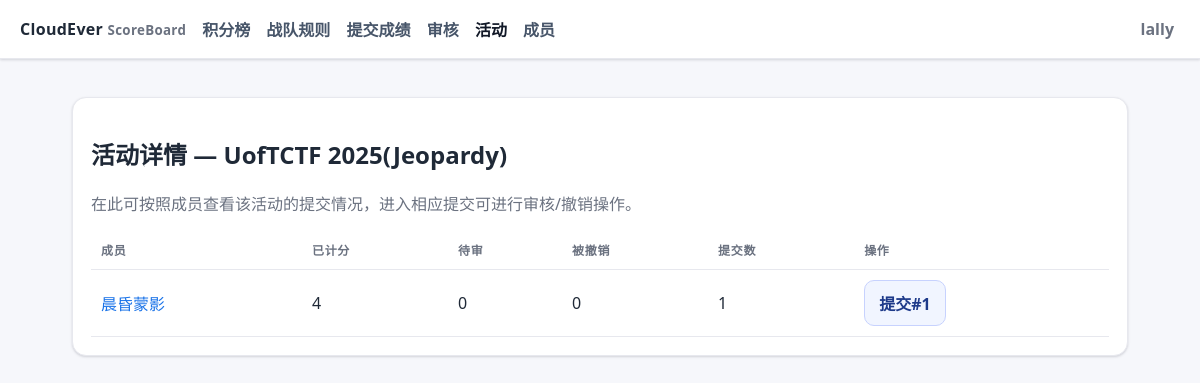
The app's page /admin/events/1 (signed in) with its own data.
### ceboard/models.py (models this page shows)
class User(Base):
    __tablename__ = "users"
    id = Column(Integer, primary_key=True)
    username = Column(String, unique=True, nullable=False)
    password_hash = Column(String, nullable=False)
    role = Column(String, default="member")  # 'admin' | 'reviewer' | 'member'
    team_type = Column(String, default="sub")  # 'main' or 'sub'
    is_active = Column(Boolean, default=True)
    is_deleted = Column(Boolean, default=False)
    avatar_filename = Column(String, nullable=True)
    submissions = relationship("Submission", back_populates="user")

class Event(Base):
    __tablename__ = "events"
    id = Column(Integer, primary_key=True)
    name = Column(String, nullable=False)
    start_time = Column(DateTime(timezone=True))
    end_time = Column(DateTime(timezone=True))
    weight = Column(Float, default=1.0)
    is_reproduction = Column(Boolean, default=False)
    is_active = Column(Boolean, default=True)
    allow_wp_only = Column(Boolean, default=False)  # 允许仅提交WP，由管理员在审核时手动给分
    is_deleted = Column(Boolean, default=False)
    event_type_id = Column(Integer, ForeignKey("event_types.id"), nullable=True)
    challenges = relationship("Challenge", back_populates="event", cascade="all,delete")
    submissions = relationship("Submission", back_populates="event")
    event_type = relationship("EventType")

class Submission(Base):
    __tablename__ = "submissions"
    id = Column(Integer, primary_key=True)
    user_id = Column(Integer, ForeignKey("users.id"), nullable=False)
    event_id = Column(Integer, ForeignKey("events.id"), nullable=False)
    created_at = Column(DateTime(timezone=True), default=lambda: datetime.now(TZ))
    wp_url = Column(String, nullable=True)
    wp_md = Column(Text, nullable=True)
    manual_points = Column(Float, nullable=True)  # 管理员在审核时手动设定的总分（优先级高于题目累计）
    is_deleted = Column(Boolean, default=False)
    user = relationship("User", back_populates="submissions")
    event = relationship("Event", back_populates="submissions")
    items = relationship("SubmissionItem", back_populates="submission", cascade="all,delete-orphan")

### ceboard/routers/admin.py (the view)
@router.get("/admin/events/{event_id}", response_class=HTMLResponse)
def admin_event_detail(event_id: int, request: Request, db = Depends(get_db), current_user = Depends(get_current_user)):
    require_admin_or_reviewer(current_user)
    event = db.get(Event, event_id)
    if not event:
        raise HTTPException(404, "活动不存在")
    users = db.query(User).filter(User.is_deleted == False).order_by(User.username.asc()).all()
    rows = []
    for u in users:
        subs = db.query(Submission).filter(Submission.user_id == u.id, Submission.event_id == event_id, Submission.is_deleted == False).all()
        total_items = sum(len(s.items) for s in subs)
        if total_items == 0:
            continue
        approved = sum(1 for s in subs for it in s.items if it.approved and not it.revoked)
        pending = sum(1 for s in subs for it in s.items if not it.approved)
        revoked = sum(1 for s in subs for it in s.items if it.revoked)
        rows.append({"user": u, "approved": approved, "pending": pending, "revoked": revoked, "subs": subs})
    return render_template("admin_event_detail.html", title=f"活动详情 — {event.name}", current_user=current_user, event=event, rows=rows)

### templates/admin_event_detail.html
{% extends 'base.html' %}
{% block content %}
<div class="card">
  <h2>活动详情 — {{ event.name }}</h2>
  <p class="muted">在此可按照成员查看该活动的提交情况，进入相应提交可进行审核/撤销操作。</p>
  <table>
    <thead><tr><th>成员</th><th>已计分</th><th>待审</th><th>被撤销</th><th>提交数</th><th>操作</th></tr></thead>
    <tbody>
    {% for r in rows %}
      <tr>
        <td><a href="/admin/users/{{ r.user.id }}">{{ r.user.username }}</a></td>
        <td>{{ r.approved }}</td>
        <td>{{ r.pending }}</td>
        <td>{{ r.revoked }}</td>
        <td>{{ r.subs|length }}</td>
        <td>
          {% for s in r.subs %}
            <a class="btn secondary" href="/admin/review/{{ s.id }}">提交#{{ s.id }}</a>
          {% endfor %}
        </td>
      </tr>
    {% else %}
      <tr><td colspan="6" class="muted">暂无数据</td></tr>
    {% endfor %}
    </tbody>
  </table>
</div>
{% endblock %}

### templates/base.html (shortened to what this page needs)
<!doctype html>
<html lang="zh-CN">
<head>
</head>
<body>
  <header>
    <div class="brand">CloudEver <small>ScoreBoard</small></div>
    <div class="nav">
  <a href="/">积分榜</a>
      <a href="/rules">战队规则</a>
      <a href="/submit">提交成绩</a>
      {% if current_user and (current_user.role == 'admin' or current_user.role == 'reviewer') %}
        <a href="/admin/review">审核</a>
        <a href="/admin/events">活动</a>
      {% endif %}
      {% if current_user and (current_user.role == 'admin' or current_user.role == 'reviewer') %}
        <a href="/admin/users">成员</a>
      {% endif %}
    </div>
    <div style="margin-left:auto">
      {% if current_user %}
        <div class="user-menu" id="userMenu">
          <div class="user-trigger" id="userTrigger">
            <span class="muted" style="font-weight:600">{{ current_user.username }}</span>
          </div>
        </div>
      {% else %}
        <a class="btn secondary" href="/auth/login">登录</a>
        <a class="btn" style="margin-left:8px" href="/auth/register">注册</a>
      {% endif %}
    </div>
  </header>
  <div class="wrap">
    {% block content %}{% endblock %}
  </div>
</body>
</html>

### templates/base.html (style rules this page uses)
:root { --bg:#f6f7fb; --surface:#ffffff; --border:#e7e8ee; --text:#1f2937; --muted:#6b7280; --accent:#1a73e8; --accent-2:#185abc; --success:#16a34a; --warn:#e11d48; --shadow:0 1px 2px rgba(16,24,40,.06), 0 1px 3px rgba(16,24,40,.1); }
* { box-sizing:border-box }
html,body { height:100% }
body { font-family: ui-sans-serif, system-ui, -apple-system, Segoe UI, Roboto, 'Noto Sans SC', Arial; margin:0; color:var(--text); background:var(--bg); }
header { position:sticky; top:0; z-index:10; display:flex; align-items:center; gap:16px; padding:12px 20px; background:var(--surface); border-bottom:1px solid var(--border); box-shadow: var(--shadow); }
.brand { font-weight:800; letter-spacing:.3px }
.brand small { color:var(--muted); font-weight:600 }
.nav a { margin-right:12px; color:#475569; text-decoration:none; font-weight:600; padding:8px 0 }
.nav a.active { color:#111827 }
.wrap { max-width:1100px; margin:0 auto; padding:24px 22px }
.card { position:relative; margin:14px 0; padding:18px 18px; background:var(--surface); border:1px solid var(--border); border-radius:14px; box-shadow: var(--shadow); }
.muted { color:var(--muted) }
a { color:var(--accent); text-decoration:none }
.btn { display:inline-flex; align-items:center; justify-content:center; gap:8px; background:var(--accent); color:#fff; font-weight:700; border:1px solid var(--accent-2); padding:10px 14px; border-radius:10px; cursor:pointer }
.btn.secondary { background:#f1f5ff; color:#1e3a8a; border:1px solid #c7d2fe }
table { width:100%; border-collapse:separate; border-spacing:0; background:#fff }
thead th { font-size:12px; text-transform:uppercase; letter-spacing:.06em; color:#6b7280 }
th,td { padding:10px 10px; border-bottom:1px solid var(--border); text-align:left }
.user-menu { position:relative }
.user-trigger { display:flex; align-items:center; gap:8px; padding:6px; border-radius:999px; cursor:pointer }

### records on screen
User: username "lally"
Event: name "UofTCTF 2025(Jeopardy)"
User: user.username "晨昏蒙影"
Submission: id "1"

### other values on screen
{{ r.approved }} "4"
{{ r.pending }} "0"
{{ r.revoked }} "0"
{{ r.subs|length }} "1"
